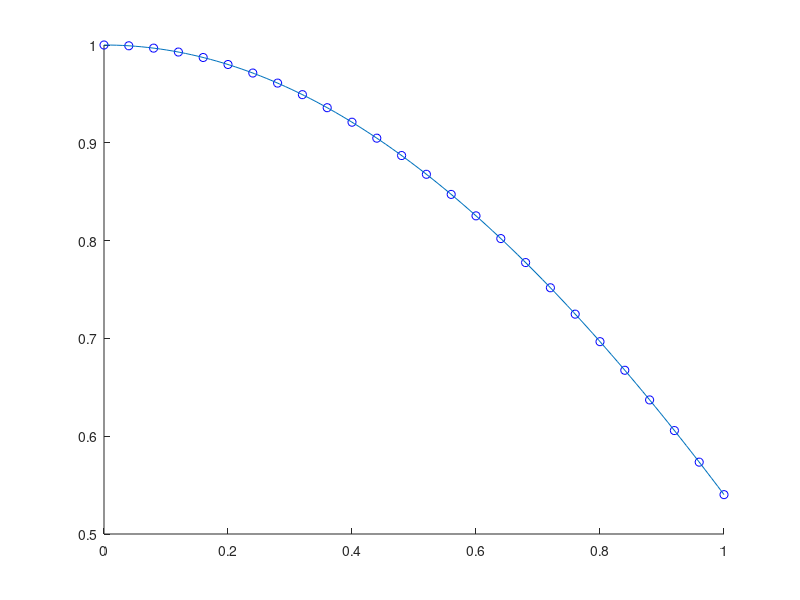

Recreate this plot in MATLAB.
a = 0;
g = 0;
f = 1;
% INPUT TO THE PROGRAM
k = 0.04;
b = -1;
T = 1;

t = 0:k:T;
y = zeros(1, length(t)); % Column vector
y(1) = f; % Initial value
y(2) = (1 + k^2/2*b) * f;

for i=2:(length(t)-1)
    y(i+1) = -y(i-1) + 2*(1+b*k^2/2)*y(i);
end

hold on
plot(t, y, 'bo');
t2 = linspace(0, T, 100);
analytical = @(t) cos(t); % Trivial to solve analytically, with pen and paper
plot(t2, analytical(t2));
hold off
